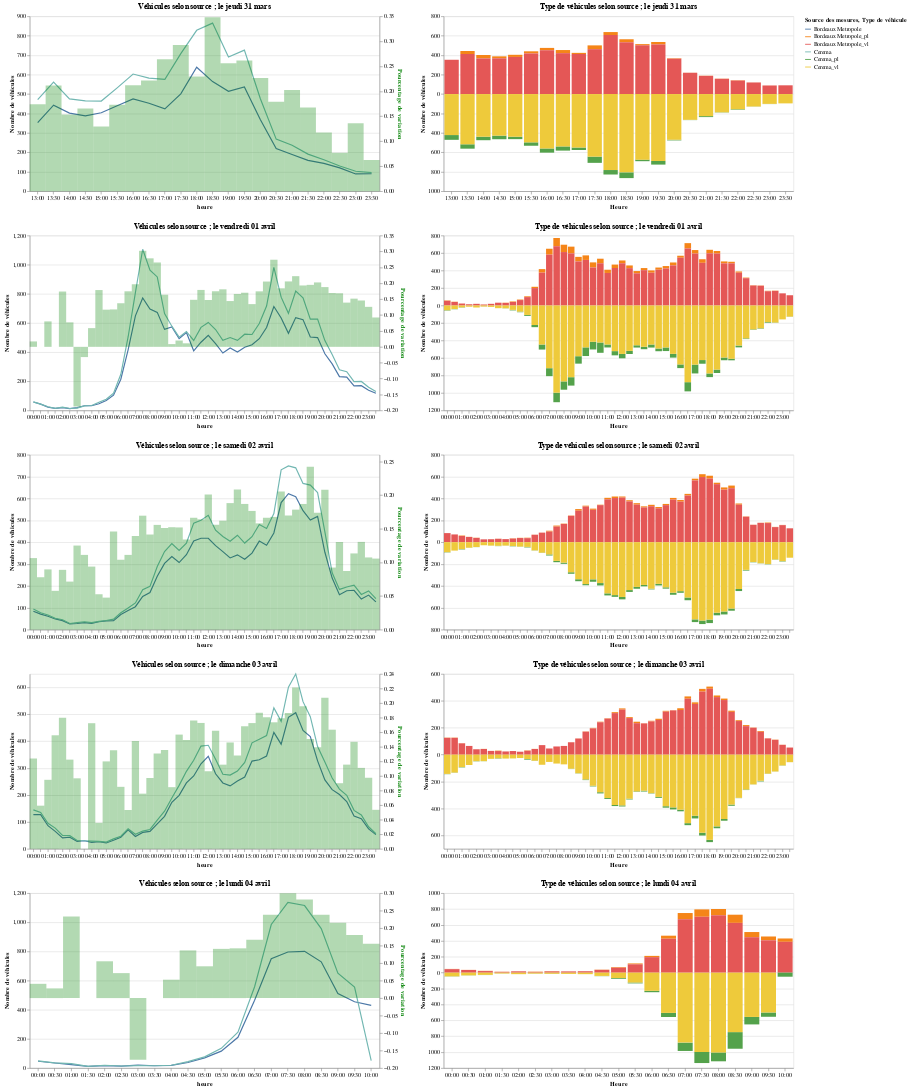

Source (notebook cell):
### Code cell
graphCompCeremaBdxMet | graphMirroirComplet
